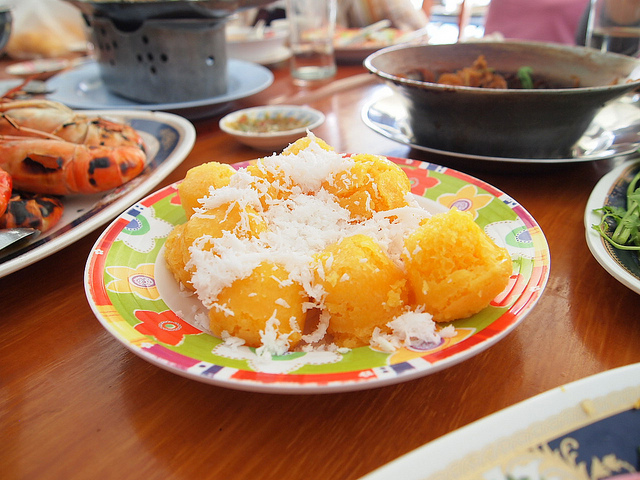
#> input picture chapter_02/datasets/000000003671.jpg, 640 x 480 px
$ python example-2_6.py
#> lines starting #> are read from the running program, lines starting #| are printed output that depends on the picture
#-*-coding:utf-8-*-
# date:2020-03-28
# Author: xiang li
# function: image crop

import cv2
if __name__ == "__main__":
    img = cv2.imread('./datasets/000000003671.jpg')
#> img is the input picture: shape (480, 640, 3); mean B, G, R 92.6, 123.2, 162.5
    print('iamge shape : ',img.shape)
#| iamge shape :  (480, 640, 3)
    x1,y1 = 100,150 # 裁剪部分的左上坐标
    x2,y2 = 550,400 # 裁剪部分的右下坐标
    img_crop = img[y1:y2,x1:x2,:]# 裁剪图片
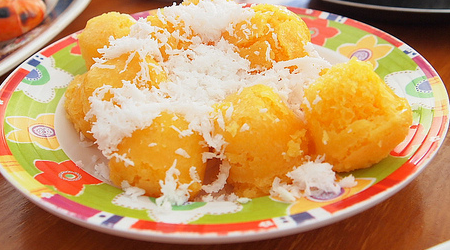
#> img_crop: shape (250, 450, 3); mean B, G, R 99, 152.3, 199.6
    cv2.imshow('image',img)#显示原图
    cv2.namedWindow('crop',0)#窗口大小可改变
    cv2.imshow('crop',img_crop)#显示裁剪后的图片
    cv2.waitKey(0)
